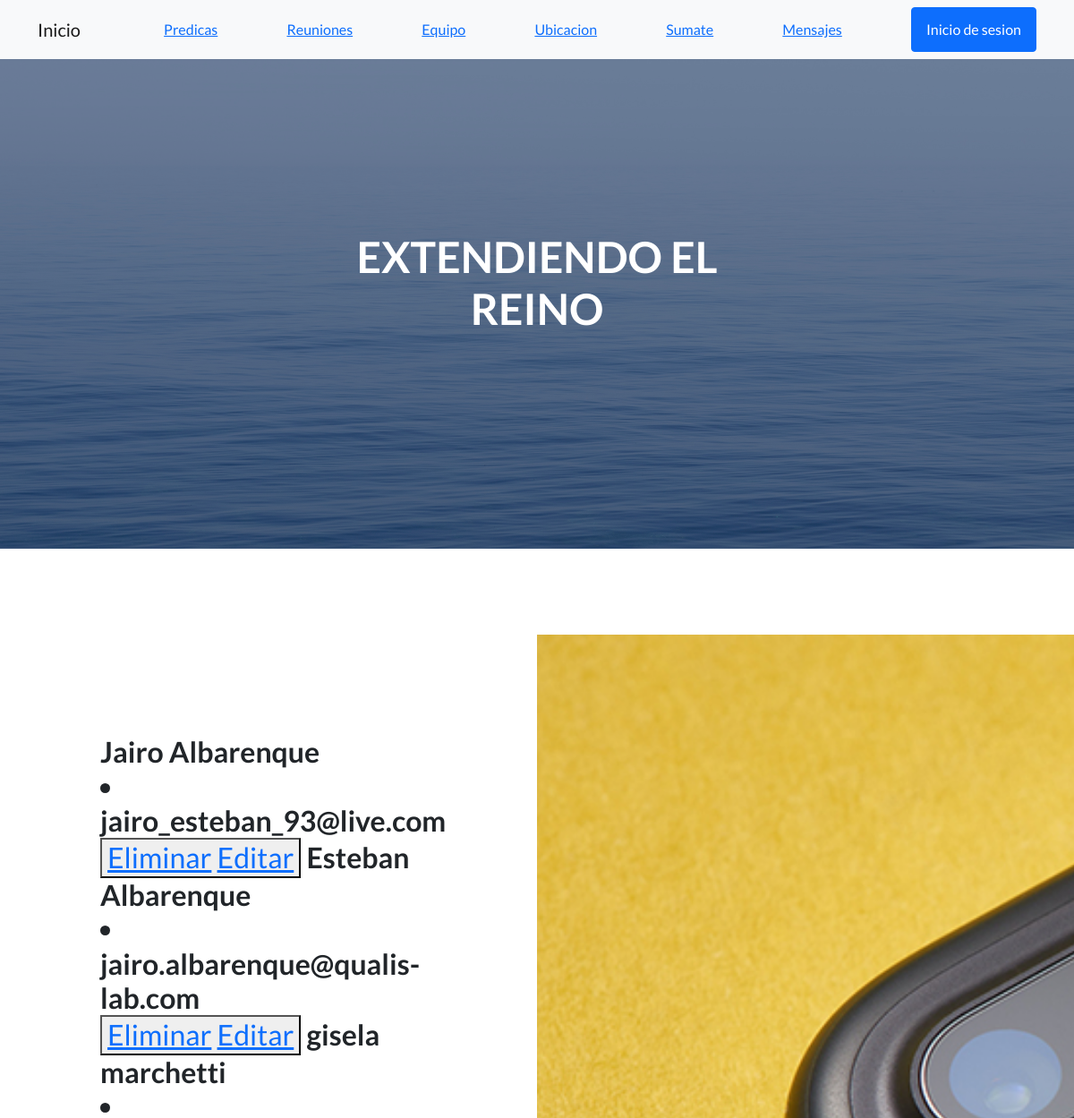
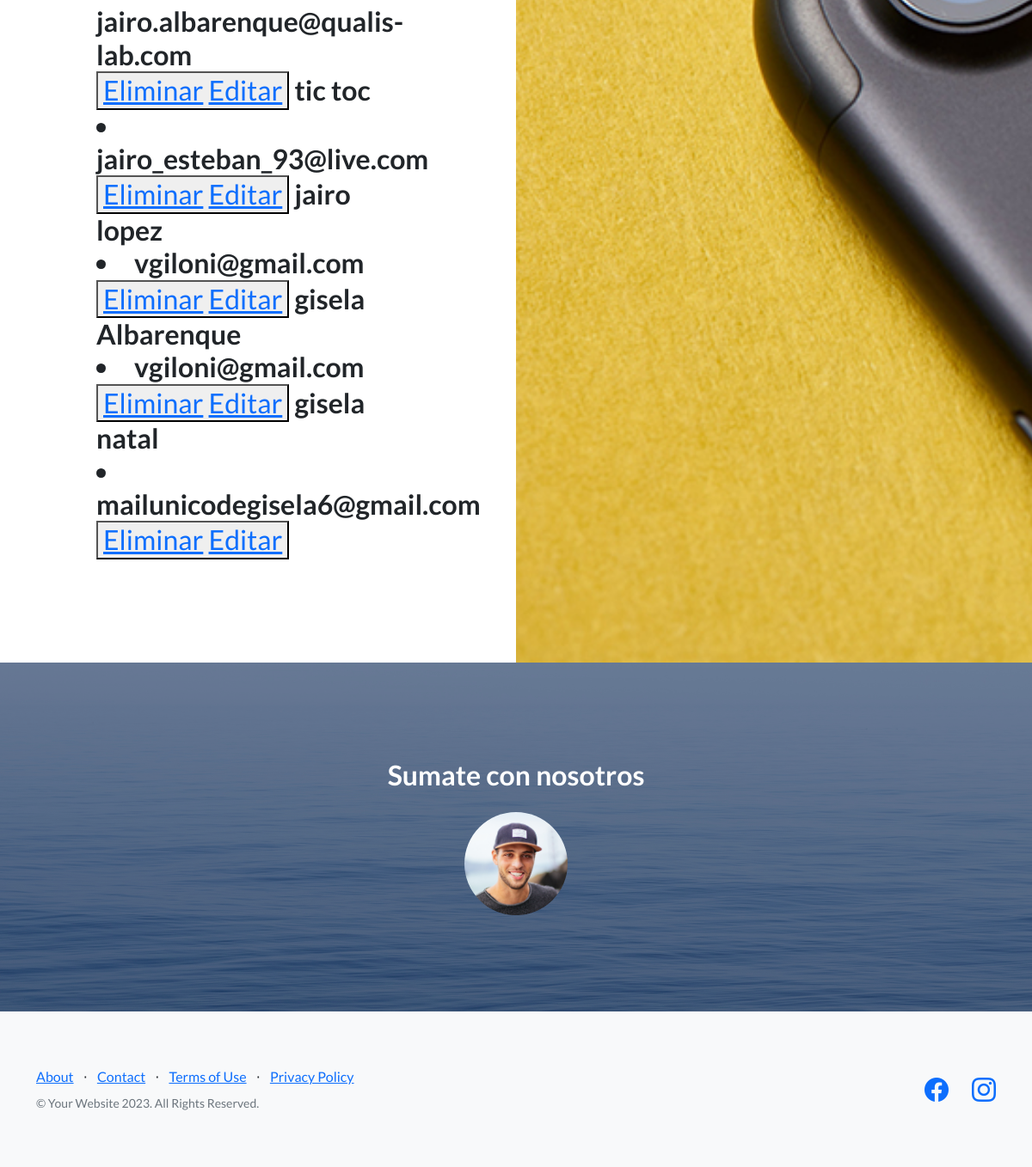
The page /leer-personas/ on the database its author committed (2 pictures, top to bottom).
### AppGeneral/models.py (models this page shows)
class Persona (models.Model):
    nombre=models.CharField(max_length=40)
    apellido=models.CharField(max_length=40)
    fecha_nacimiento=models.DateField()
    email=models.EmailField()
    def __str__(self) -> str:
        nombre=self.nombre
        apellido=self.apellido
        texto= nombre+" "+apellido
        return texto

### AppGeneral/views.py (the view)
# urls.py: path("leer-personas/",views.leer_personas,name="leer-personas"),
def leer_personas(request):
    personas=Persona.objects.all()
    contexto={"personas":personas}
    return render(request,"leer-personas.html",contexto)

### AppGeneral/Templates/leer-personas.html (shortened to what this page needs)
{% extends "padre.html" %}
{% load static %}
{% block image %}
<section class="showcase">
    <div class="container-fluid p-0">
        <div class="row g-0">
            <div class="col-lg-6 order-lg-2 text-white showcase-img" style="background-image: url('{% static "assets/img/bg-showcase-1.jpg" %}')"></div>
            <div class="col-lg-6 order-lg-1 my-auto showcase-text">
                <h2>{% for p in personas %}    {{p}}
                    <li>{{p.email}}</li>
                    <button>
                        <a href= "{% url 'eliminar-personas' p.email %}" >Eliminar</a>
                        <a href= "{% url 'editar-personas' p.email %}" >Editar</a>
                    </button>
                    {% endfor %}
                </h2>
            </div>
        </div>
{% endblock image %}

### rows shown on the page
Persona: nombre+apellido "Jairo Albarenque", email "jairo_esteban_93@live.com"
Persona: nombre+apellido "Esteban Albarenque", email "jairo.albarenque@qualis-lab.com"
Persona: nombre+apellido "gisela marchetti", email "jairo.albarenque@qualis-lab.com"
Persona: nombre+apellido "tic toc", email "jairo_esteban_93@live.com"
Persona: nombre+apellido "jairo lopez", email "vgiloni@gmail.com"
Persona: nombre+apellido "gisela Albarenque", email "vgiloni@gmail.com"
Persona: nombre+apellido "gisela natal", email "mailunicodegisela6@gmail.com"
